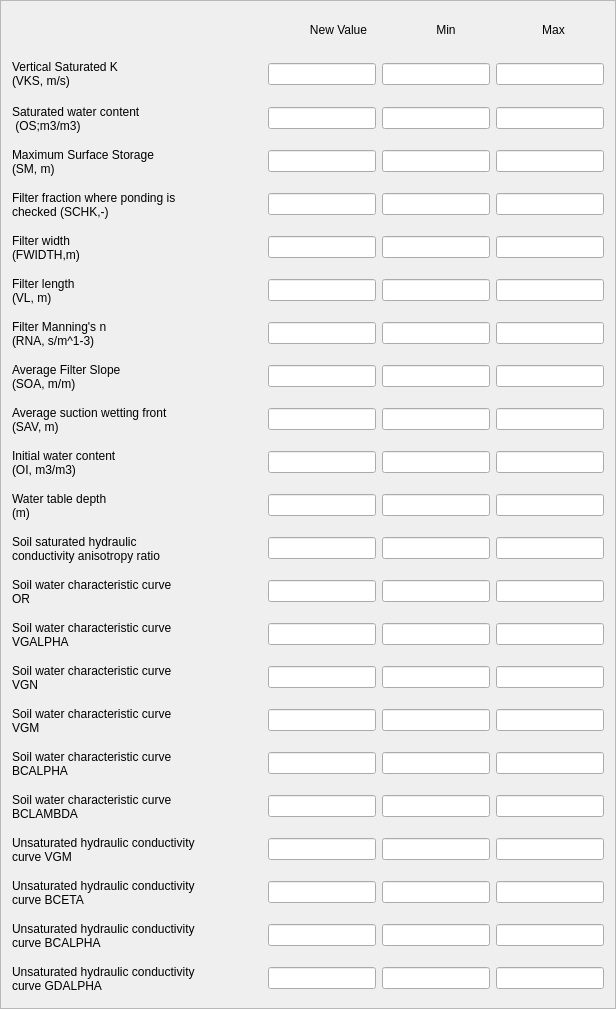
        <widget class="QFrame" name="frame_40">
         <property name="minimumSize">
          <size>
           <width>0</width>
           <height>37</height>
          </size>
         </property>
         <property name="frameShape">
          <enum>QFrame::StyledPanel</enum>
         </property>
         <property name="frameShadow">
          <enum>QFrame::Raised</enum>
         </property>
         <layout class="QGridLayout" name="gridLayout_57">
          <item row="0" column="0" colspan="2">
           <layout class="QHBoxLayout" name="horizontalLayout_89">
            <item>
             <widget class="QWidget" name="widget_4" native="true">
              <property name="minimumSize">
               <size>
                <width>270</width>
                <height>0</height>
               </size>
              </property>
             </widget>
            </item>
            <item>
             <widget class="QLabel" name="label_91">
              <property name="minimumSize">
               <size>
                <width>70</width>
                <height>36</height>
               </size>
              </property>
              <property name="text">
               <string>New Value</string>
              </property>
              <property name="alignment">
               <set>Qt::AlignCenter</set>
              </property>
             </widget>
            </item>
            <item>
             <widget class="QLabel" name="label_92">
              <property name="minimumSize">
               <size>
                <width>0</width>
                <height>0</height>
               </size>
              </property>
              <property name="text">
               <string>Min</string>
              </property>
              <property name="alignment">
               <set>Qt::AlignCenter</set>
              </property>
             </widget>
            </item>
            <item>
             <widget class="QLabel" name="label_93">
              <property name="minimumSize">
               <size>
                <width>0</width>
                <height>0</height>
               </size>
              </property>
              <property name="text">
               <string>Max</string>
              </property>
              <property name="alignment">
               <set>Qt::AlignCenter</set>
              </property>
             </widget>
            </item>
           </layout>
          </item>
          <item row="3" column="0" colspan="2">
           <layout class="QHBoxLayout" name="horizontalLayout_83">
            <item>
             <widget class="QLabel" name="label_85">
              <property name="minimumSize">
               <size>
                <width>250</width>
                <height>37</height>
               </size>
              </property>
              <property name="text">
               <string>Saturated water content
 (OS;m3/m3)</string>
              </property>
             </widget>
            </item>
            <item>
             <widget class="QLineEdit" name="new_saturated">
              <property name="alignment">
               <set>Qt::AlignCenter</set>
              </property>
             </widget>
            </item>
            <item>
             <widget class="QLineEdit" name="min_saturated">
              <property name="alignment">
               <set>Qt::AlignCenter</set>
              </property>
             </widget>
            </item>
            <item>
             <widget class="QLineEdit" name="max_saturated">
              <property name="alignment">
               <set>Qt::AlignCenter</set>
              </property>
             </widget>
            </item>
           </layout>
          </item>
          <item row="6" column="0" colspan="2">
           <layout class="QHBoxLayout" name="horizontalLayout_86">
            <item>
             <widget class="QLabel" name="label_88">
              <property name="minimumSize">
               <size>
                <width>250</width>
                <height>37</height>
               </size>
              </property>
              <property name="text">
               <string>Filter fraction where ponding is 
checked (SCHK,-)</string>
              </property>
             </widget>
            </item>
            <item>
             <widget class="QLineEdit" name="new_fraction">
              <property name="alignment">
               <set>Qt::AlignCenter</set>
              </property>
             </widget>
            </item>
            <item>
             <widget class="QLineEdit" name="min_fraction">
              <property name="alignment">
               <set>Qt::AlignCenter</set>
              </property>
             </widget>
            </item>
            <item>
             <widget class="QLineEdit" name="max_fraction">
              <property name="alignment">
               <set>Qt::AlignCenter</set>
              </property>
             </widget>
            </item>
           </layout>
          </item>
          <item row="9" column="0" colspan="2">
           <layout class="QHBoxLayout" name="horizontalLayout_84">
            <item>
             <widget class="QLabel" name="label_86">
              <property name="minimumSize">
               <size>
                <width>250</width>
                <height>37</height>
               </size>
              </property>
              <property name="text">
               <string>Filter Manning's n
(RNA, s/m^1-3)</string>
              </property>
             </widget>
            </item>
            <item>
             <widget class="QLineEdit" name="new_manning">
              <property name="alignment">
               <set>Qt::AlignCenter</set>
              </property>
             </widget>
            </item>
            <item>
             <widget class="QLineEdit" name="min_manning">
              <property name="alignment">
               <set>Qt::AlignCenter</set>
              </property>
             </widget>
            </item>
            <item>
             <widget class="QLineEdit" name="max_manning">
              <property name="alignment">
               <set>Qt::AlignCenter</set>
              </property>
             </widget>
            </item>
           </layout>
          </item>
          <item row="8" column="0" colspan="2">
           <layout class="QHBoxLayout" name="horizontalLayout_88">
            <item>
             <widget class="QLabel" name="label_90">
              <property name="minimumSize">
               <size>
                <width>250</width>
                <height>37</height>
               </size>
              </property>
              <property name="text">
               <string>Filter length
(VL, m)</string>
              </property>
             </widget>
            </item>
            <item>
             <widget class="QLineEdit" name="new_length">
              <property name="alignment">
               <set>Qt::AlignCenter</set>
              </property>
             </widget>
            </item>
            <item>
             <widget class="QLineEdit" name="min_length">
              <property name="alignment">
               <set>Qt::AlignCenter</set>
              </property>
             </widget>
            </item>
            <item>
             <widget class="QLineEdit" name="max_length">
              <property name="alignment">
               <set>Qt::AlignCenter</set>
              </property>
             </widget>
            </item>
           </layout>
          </item>
          <item row="5" column="0" colspan="2">
           <layout class="QHBoxLayout" name="horizontalLayout_93">
            <item>
             <widget class="QLabel" name="label_97">
              <property name="minimumSize">
               <size>
                <width>250</width>
                <height>37</height>
               </size>
              </property>
              <property name="text">
               <string>Maximum Surface Storage 
(SM, m)</string>
              </property>
             </widget>
            </item>
            <item>
             <widget class="QLineEdit" name="new_maximum">
              <property name="alignment">
               <set>Qt::AlignCenter</set>
              </property>
             </widget>
            </item>
            <item>
             <widget class="QLineEdit" name="min_maximum">
              <property name="alignment">
               <set>Qt::AlignCenter</set>
              </property>
             </widget>
            </item>
            <item>
             <widget class="QLineEdit" name="max_maximum">
              <property name="alignment">
               <set>Qt::AlignCenter</set>
              </property>
             </widget>
            </item>
           </layout>
          </item>
          <item row="10" column="0" colspan="2">
           <layout class="QHBoxLayout" name="horizontalLayout_92">
            <item>
             <widget class="QLabel" name="label_96">
              <property name="minimumSize">
               <size>
                <width>250</width>
                <height>37</height>
               </size>
              </property>
              <property name="text">
               <string>Average Filter Slope
(SOA, m/m)</string>
              </property>
             </widget>
            </item>
            <item>
             <widget class="QLineEdit" name="new_slope">
              <property name="alignment">
               <set>Qt::AlignCenter</set>
              </property>
             </widget>
            </item>
            <item>
             <widget class="QLineEdit" name="min_slope">
              <property name="alignment">
               <set>Qt::AlignCenter</set>
              </property>
             </widget>
            </item>
            <item>
             <widget class="QLineEdit" name="max_slope">
              <property name="alignment">
               <set>Qt::AlignCenter</set>
              </property>
             </widget>
            </item>
           </layout>
          </item>
          <item row="7" column="0" colspan="2">
           <layout class="QHBoxLayout" name="horizontalLayout_91">
            <item>
             <widget class="QLabel" name="label_95">
              <property name="minimumSize">
               <size>
                <width>250</width>
                <height>37</height>
               </size>
              </property>
              <property name="text">
               <string>Filter width 
(FWIDTH,m)</string>
              </property>
             </widget>
            </item>
            <item>
             <widget class="QLineEdit" name="new_width">
              <property name="alignment">
               <set>Qt::AlignCenter</set>
              </property>
             </widget>
            </item>
            <item>
             <widget class="QLineEdit" name="min_width">
              <property name="alignment">
               <set>Qt::AlignCenter</set>
              </property>
             </widget>
            </item>
            <item>
             <widget class="QLineEdit" name="max_width">
              <property name="alignment">
               <set>Qt::AlignCenter</set>
              </property>
             </widget>
            </item>
           </layout>
          </item>
          <item row="1" column="0" colspan="2">
           <layout class="QHBoxLayout" name="horizontalLayout_85">
            <item>
             <widget class="QLabel" name="label_87">
              <property name="minimumSize">
               <size>
                <width>250</width>
                <height>40</height>
               </size>
              </property>
              <property name="text">
               <string>Vertical Saturated K 
(VKS, m/s)</string>
              </property>
             </widget>
            </item>
            <item>
             <widget class="QLineEdit" name="new_vertical">
              <property name="alignment">
               <set>Qt::AlignCenter</set>
              </property>
             </widget>
            </item>
            <item>
             <widget class="QLineEdit" name="min_vertical">
              <property name="alignment">
               <set>Qt::AlignCenter</set>
              </property>
             </widget>
            </item>
            <item>
             <widget class="QLineEdit" name="max_vertical">
              <property name="alignment">
               <set>Qt::AlignCenter</set>
              </property>
             </widget>
            </item>
           </layout>
          </item>
          <item row="11" column="0" colspan="2">
           <layout class="QHBoxLayout" name="horizontalLayout_90">
            <item>
             <widget class="QLabel" name="label_94">
              <property name="minimumSize">
               <size>
                <width>250</width>
                <height>37</height>
               </size>
              </property>
              <property name="text">
               <string>Average suction wetting front 
(SAV, m)</string>
              </property>
             </widget>
            </item>
            <item>
             <widget class="QLineEdit" name="new_average">
              <property name="alignment">
               <set>Qt::AlignCenter</set>
              </property>
             </widget>
            </item>
            <item>
             <widget class="QLineEdit" name="min_average">
              <property name="alignment">
               <set>Qt::AlignCenter</set>
              </property>
             </widget>
            </item>
            <item>
             <widget class="QLineEdit" name="max_average">
              <property name="alignment">
               <set>Qt::AlignCenter</set>
              </property>
             </widget>
            </item>
           </layout>
          </item>
          <item row="12" column="0" colspan="2">
           <layout class="QHBoxLayout" name="horizontalLayout_87">
            <item>
             <widget class="QLabel" name="label_89">
              <property name="minimumSize">
               <size>
                <width>250</width>
                <height>37</height>
               </size>
              </property>
              <property name="text">
               <string>Initial water content 
(OI, m3/m3)</string>
              </property>
             </widget>
            </item>
            <item>
             <widget class="QLineEdit" name="new_initial">
              <property name="alignment">
               <set>Qt::AlignCenter</set>
              </property>
             </widget>
            </item>
            <item>
             <widget class="QLineEdit" name="min_initial">
              <property name="alignment">
               <set>Qt::AlignCenter</set>
              </property>
             </widget>
            </item>
            <item>
             <widget class="QLineEdit" name="max_initial">
              <property name="alignment">
               <set>Qt::AlignCenter</set>
              </property>
             </widget>
            </item>
           </layout>
          </item>
          <item row="13" column="0" colspan="2">
           <layout class="QHBoxLayout" name="horizontalLayout_3">
            <item>
             <widget class="QLabel" name="label">
              <property name="minimumSize">
               <size>
                <width>250</width>
                <height>37</height>
               </size>
              </property>
              <property name="text">
               <string>Water table depth
(m)</string>
              </property>
             </widget>
            </item>
            <item>
             <widget class="QLineEdit" name="new_depth"/>
            </item>
            <item>
             <widget class="QLineEdit" name="min_depth"/>
            </item>
            <item>
             <widget class="QLineEdit" name="max_depth"/>
            </item>
           </layout>
          </item>
          <item row="14" column="0" colspan="2">
           <layout class="QHBoxLayout" name="horizontalLayout_4">
            <item>
             <widget class="QLabel" name="label_2">
              <property name="minimumSize">
               <size>
                <width>250</width>
                <height>37</height>
               </size>
              </property>
              <property name="text">
               <string>Soil saturated hydraulic 
conductivity anisotropy ratio </string>
              </property>
             </widget>
            </item>
            <item>
             <widget class="QLineEdit" name="new_ansiotropy"/>
            </item>
            <item>
             <widget class="QLineEdit" name="min_ansiotropy"/>
            </item>
            <item>
             <widget class="QLineEdit" name="max_ansiotropy"/>
            </item>
           </layout>
          </item>
          <item row="15" column="0" colspan="2">
           <layout class="QHBoxLayout" name="horizontalLayout_5">
            <item>
             <widget class="QLabel" name="label_3">
              <property name="minimumSize">
               <size>
                <width>250</width>
                <height>37</height>
               </size>
              </property>
              <property name="text">
               <string>Soil water characteristic curve 
OR</string>
              </property>
             </widget>
            </item>
            <item>
             <widget class="QLineEdit" name="new_soil_or"/>
            </item>
            <item>
             <widget class="QLineEdit" name="min_soil_or"/>
            </item>
            <item>
             <widget class="QLineEdit" name="max_soil_or"/>
            </item>
           </layout>
          </item>
          <item row="16" column="0" colspan="2">
           <layout class="QHBoxLayout" name="horizontalLayout_6">
            <item>
             <widget class="QLabel" name="label_4">
              <property name="minimumSize">
               <size>
                <width>250</width>
                <height>37</height>
               </size>
              </property>
              <property name="text">
               <string>Soil water characteristic curve 
VGALPHA</string>
              </property>
             </widget>
            </item>
            <item>
             <widget class="QLineEdit" name="new_soil_vgalpha"/>
            </item>
            <item>
             <widget class="QLineEdit" name="min_soil_vgalpha"/>
            </item>
            <item>
             <widget class="QLineEdit" name="max_soil_vgalpha"/>
            </item>
           </layout>
          </item>
          <item row="17" column="0" colspan="2">
           <layout class="QHBoxLayout" name="horizontalLayout_7">
            <item>
             <widget class="QLabel" name="label_5">
              <property name="minimumSize">
               <size>
                <width>250</width>
                <height>37</height>
               </size>
              </property>
              <property name="text">
               <string>Soil water characteristic curve 
VGN</string>
              </property>
             </widget>
            </item>
            <item>
             <widget class="QLineEdit" name="new_soil_vgn"/>
            </item>
            <item>
             <widget class="QLineEdit" name="min_soil_vgn"/>
            </item>
            <item>
             <widget class="QLineEdit" name="max_soil_vgn"/>
            </item>
           </layout>
          </item>
          <item row="18" column="0" colspan="2">
           <layout class="QHBoxLayout" name="horizontalLayout_8">
            <item>
             <widget class="QLabel" name="label_6">
              <property name="minimumSize">
               <size>
                <width>250</width>
                <height>37</height>
               </size>
              </property>
              <property name="text">
               <string>Soil water characteristic curve 
VGM</string>
              </property>
             </widget>
            </item>
            <item>
             <widget class="QLineEdit" name="new_soil_vgm"/>
            </item>
            <item>
             <widget class="QLineEdit" name="min_soil_vgm"/>
            </item>
            <item>
             <widget class="QLineEdit" name="max_soil_vgm"/>
            </item>
           </layout>
          </item>
          <item row="19" column="0" colspan="2">
           <layout class="QHBoxLayout" name="horizontalLayout_9">
            <item>
             <widget class="QLabel" name="label_7">
              <property name="minimumSize">
               <size>
                <width>250</width>
                <height>37</height>
               </size>
              </property>
              <property name="text">
               <string>Soil water characteristic curve 
BCALPHA</string>
              </property>
             </widget>
            </item>
            <item>
             <widget class="QLineEdit" name="new_soil_bcalpha"/>
            </item>
            <item>
             <widget class="QLineEdit" name="min_soil_bcalpha"/>
            </item>
            <item>
             <widget class="QLineEdit" name="max_soil_bcalpha"/>
            </item>
           </layout>
          </item>
          <item row="20" column="0" colspan="2">
           <layout class="QHBoxLayout" name="horizontalLayout_10">
            <item>
             <widget class="QLabel" name="label_8">
              <property name="minimumSize">
               <size>
                <width>250</width>
                <height>37</height>
               </size>
              </property>
              <property name="text">
               <string>Soil water characteristic curve 
BCLAMBDA</string>
              </property>
             </widget>
            </item>
            <item>
             <widget class="QLineEdit" name="new_soil_bclambda"/>
            </item>
            <item>
             <widget class="QLineEdit" name="min_soil_bclambda"/>
            </item>
            <item>
             <widget class="QLineEdit" name="max_soil_bclambda"/>
            </item>
           </layout>
          </item>
          <item row="21" column="0" colspan="2">
           <layout class="QHBoxLayout" name="horizontalLayout_11">
            <item>
             <widget class="QLabel" name="label_9">
              <property name="minimumSize">
               <size>
                <width>250</width>
                <height>37</height>
               </size>
              </property>
              <property name="text">
               <string>Unsaturated hydraulic conductivity 
curve VGM</string>
              </property>
             </widget>
            </item>
            <item>
             <widget class="QLineEdit" name="new_unsaturated_vgm"/>
            </item>
            <item>
             <widget class="QLineEdit" name="min_unsaturated_vgm"/>
            </item>
            <item>
             <widget class="QLineEdit" name="max_unsaturated_vgm"/>
            </item>
           </layout>
          </item>
          <item row="22" column="0" colspan="2">
           <layout class="QHBoxLayout" name="horizontalLayout_12">
            <item>
             <widget class="QLabel" name="label_10">
              <property name="minimumSize">
               <size>
                <width>250</width>
                <height>37</height>
               </size>
              </property>
              <property name="text">
               <string>Unsaturated hydraulic conductivity 
curve BCETA</string>
              </property>
             </widget>
            </item>
            <item>
             <widget class="QLineEdit" name="new_unsaturated_bceta"/>
            </item>
            <item>
             <widget class="QLineEdit" name="min_unsaturated_bceta"/>
            </item>
            <item>
             <widget class="QLineEdit" name="max_unsaturated_bceta"/>
            </item>
           </layout>
          </item>
          <item row="23" column="0" colspan="2">
           <layout class="QHBoxLayout" name="horizontalLayout_13">
            <item>
             <widget class="QLabel" name="label_11">
              <property name="minimumSize">
               <size>
                <width>250</width>
                <height>37</height>
               </size>
              </property>
              <property name="text">
               <string>Unsaturated hydraulic conductivity 
curve BCALPHA</string>
              </property>
             </widget>
            </item>
            <item>
             <widget class="QLineEdit" name="new_unsaturated_bcalpha"/>
            </item>
            <item>
             <widget class="QLineEdit" name="min_unsaturated_bcalpha"/>
            </item>
            <item>
             <widget class="QLineEdit" name="max_unsaturated_bcalpha"/>
            </item>
           </layout>
          </item>
          <item row="24" column="0" colspan="2">
           <layout class="QHBoxLayout" name="horizontalLayout_14">
            <item>
             <widget class="QLabel" name="label_12">
              <property name="minimumSize">
               <size>
                <width>250</width>
                <height>37</height>
               </size>
              </property>
              <property name="text">
               <string>Unsaturated hydraulic conductivity 
curve GDALPHA</string>
              </property>
             </widget>
            </item>
            <item>
             <widget class="QLineEdit" name="new_unsaturated_gdalpha"/>
            </item>
            <item>
             <widget class="QLineEdit" name="min_unsaturated_gdalpha"/>
            </item>
            <item>
             <widget class="QLineEdit" name="max_unsaturated_gdalpha"/>
            </item>
           </layout>
          </item>
         </layout>
        </widget>
